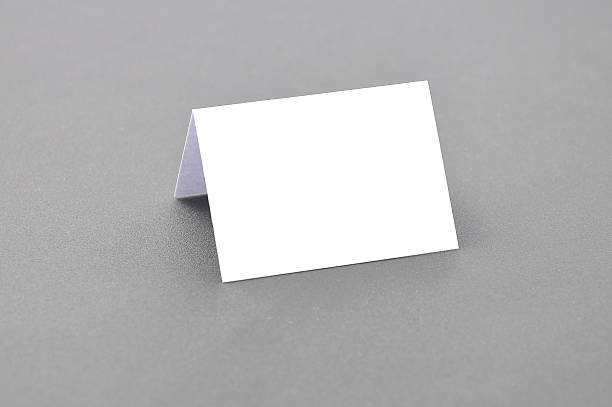
#> input picture findContour/oldimages/2.jpg, 612 x 407 px, found by its file name
$ python findCountours.py   (older library calls are emulated)
#> lines starting #> are read from the running program, lines starting #| are printed output that depends on the picture; after the words box and inside, x2 and y2 are one past the last pixel; in counts of white or black regions, pixels touching at a corner belong together
# notwendige module importieren
import numpy as np # basis fuer opencv
import cv2 # opencv

# bild aus datei einlesen (dateiname entsprechend anpassen!)
img = cv2.imread('../2.jpg',0)
#> img: shape (407, 612); min 22, max 255, mean 182.3


ret,thresh = cv2.threshold(img,127,255,0)
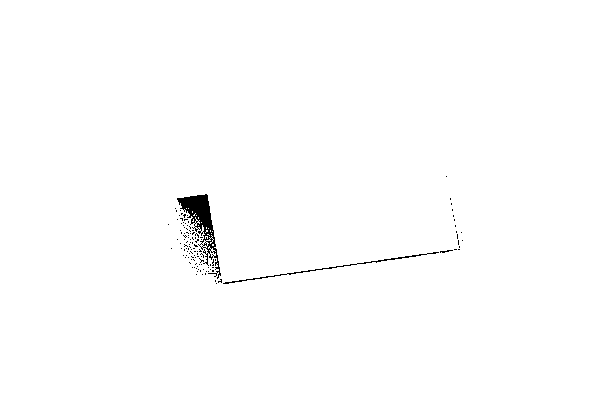
#> thresh: shape (407, 612); 99.3% white; 120 black regions (118 under 20 px), largest, box (x1, y1, x2, y2) and area: (177, 194, 221, 279) 1084, (223, 252, 439, 284) 282
edges = cv2.Canny(img,100,200)
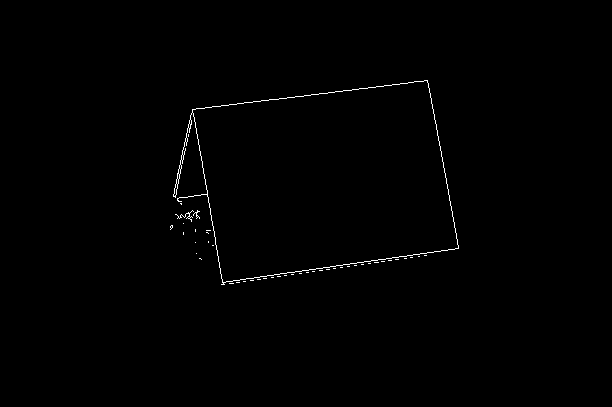
#> edges: shape (407, 612); 0.49% white in thin lines or dots, all inside (x1, y1, x2, y2) = (170, 80, 459, 285)
im2,contours,hierarchy = cv2.findContours(edges, 1, 2)
#> contours = 58 contours, 55 with area under 20; largest, box (x1, y1, x2, y2) and area: (173, 80, 459, 285) 41200, (192, 80, 459, 283) 41091, (173, 183, 178, 197) 26

cnt = contours[0]
#> cnt = [[229, 283], [233, 283]]
M = cv2.moments(cnt)
#> M = moments, m00 0
area = cv2.contourArea(cnt)
#> area = 0
epsilon = 0.1*cv2.arcLength(cnt,True)
#> epsilon = 0.8
approx = cv2.approxPolyDP(cnt,epsilon,True)
#> approx = [[229, 283], [233, 283]]


cv2.drawContours(img, [cnt], -1, (0,0,0), 3)
#> img: shape (407, 612); min 0, max 255, mean 182.3

# eingelesenes bild anzeigen
cv2.imshow('image',img)

# auf tastatureingabe warten
k = cv2.waitKey(0)
#> (key Esc is pressed here)
#k = cv2.waitKey(0) & 0xFF # fuer 64bit

# tastatureingabe auswerten
if k == 27:         # ESC taste beendet das skript
    cv2.destroyAllWindows()
elif k == ord('s'): # taste 's' speichert das ergebnis in ein neues bild
    cv2.imwrite('image-output.png',img)
    cv2.destroyAllWindows()

$ run again, with findContour/oldimages/1.jpg copied over findContour/oldimages/2.jpg
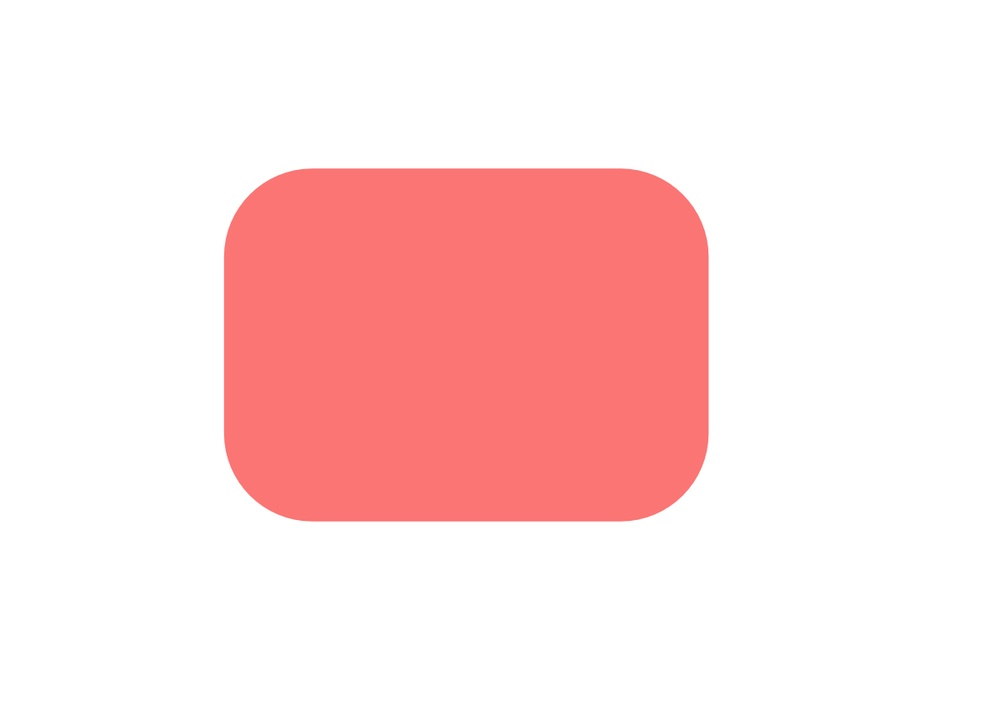
#> input picture findContour/oldimages/1.jpg, 1000 x 705 px, shrunk from 1200 x 846 before the run, found by its file name
#> thresh: shape (705, 1000); every value is 255
#> `edges = cv2.Canny(img,100,200)`:
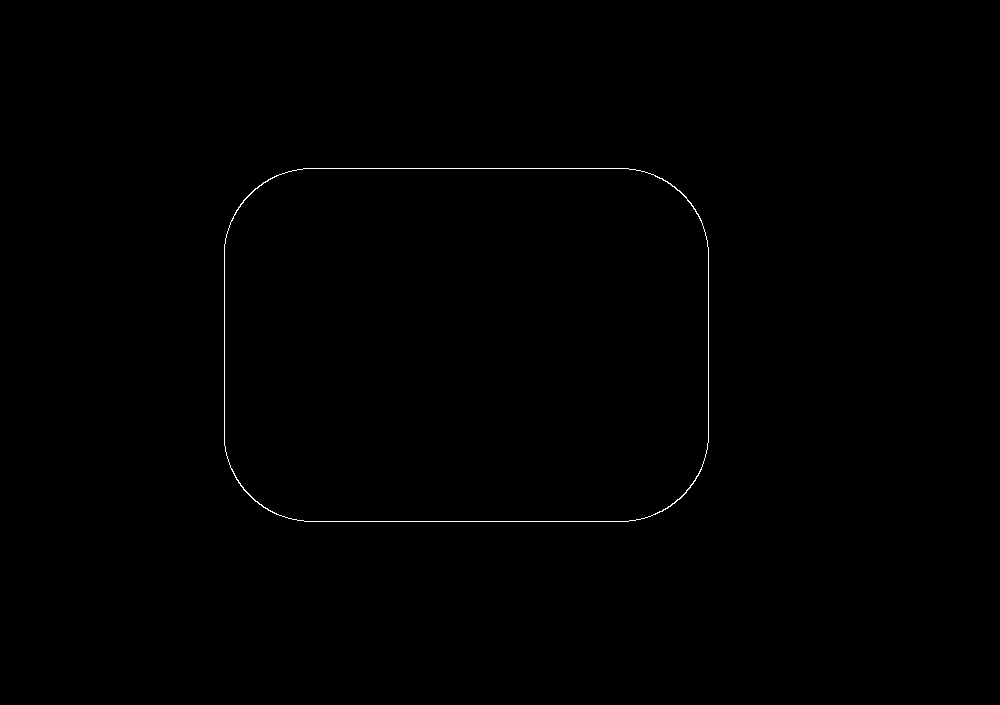
#> edges: shape (705, 1000); 0.23% white in thin lines or dots, all inside (x1, y1, x2, y2) = (224, 168, 709, 522)
#> contours = 2 contours; box (x1, y1, x2, y2) and area: (224, 168, 709, 522) 164309, (224, 168, 709, 522) 164161
#> cnt = contour of 240 points, box (x1, y1, x2, y2) (224, 168, 709, 522), area 164161
#> M = moments, m00 164161, centre m10/m00, m01/m00 = (465.9, 344.5)
#> area = 164161
#> epsilon = 155.2
#> approx = [[236, 211], [661, 178], [698, 474], [269, 510]]
#> `cv2.drawContours(img, [cnt], -1, (0,0,0), 3)`:
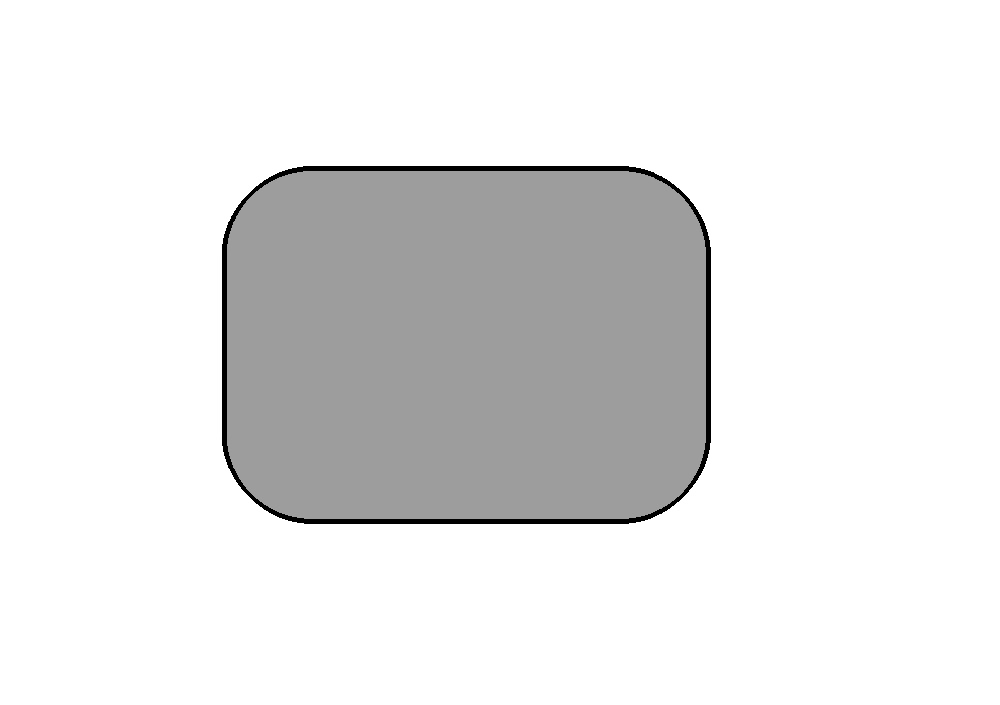
#> img: shape (705, 1000); min 0, max 255, mean 230

$ run again, with findContour/oldimages/3.jpg copied over findContour/oldimages/2.jpg
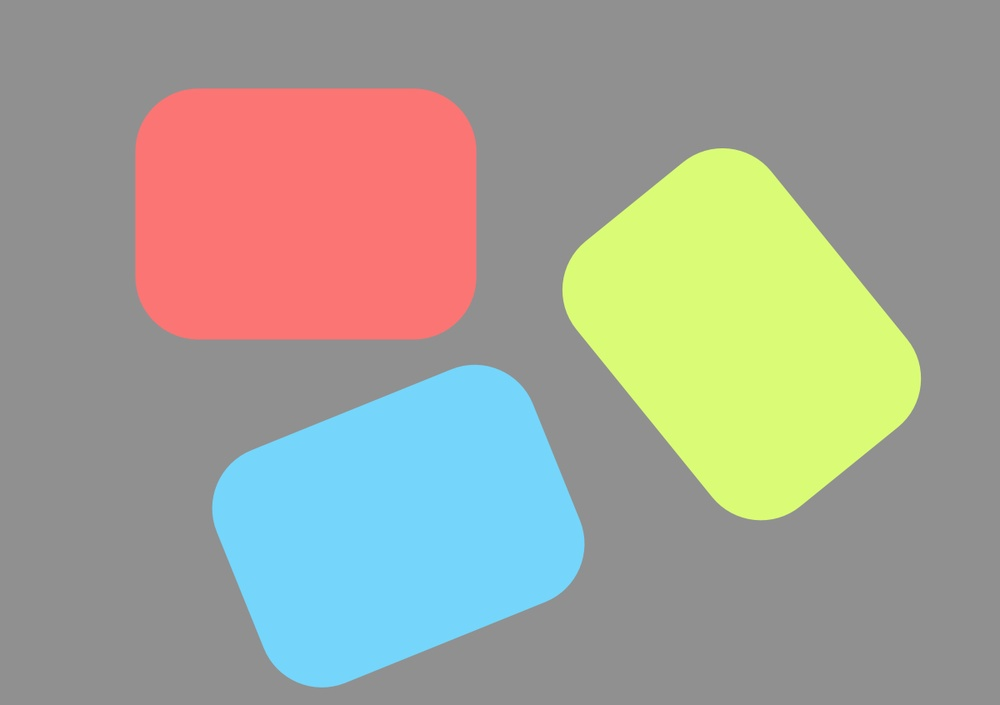
#> input picture findContour/oldimages/3.jpg, 1000 x 705 px, shrunk from 1200 x 846 before the run, found by its file name
#> thresh: shape (705, 1000); every value is 255
#> `edges = cv2.Canny(img,100,200)`:
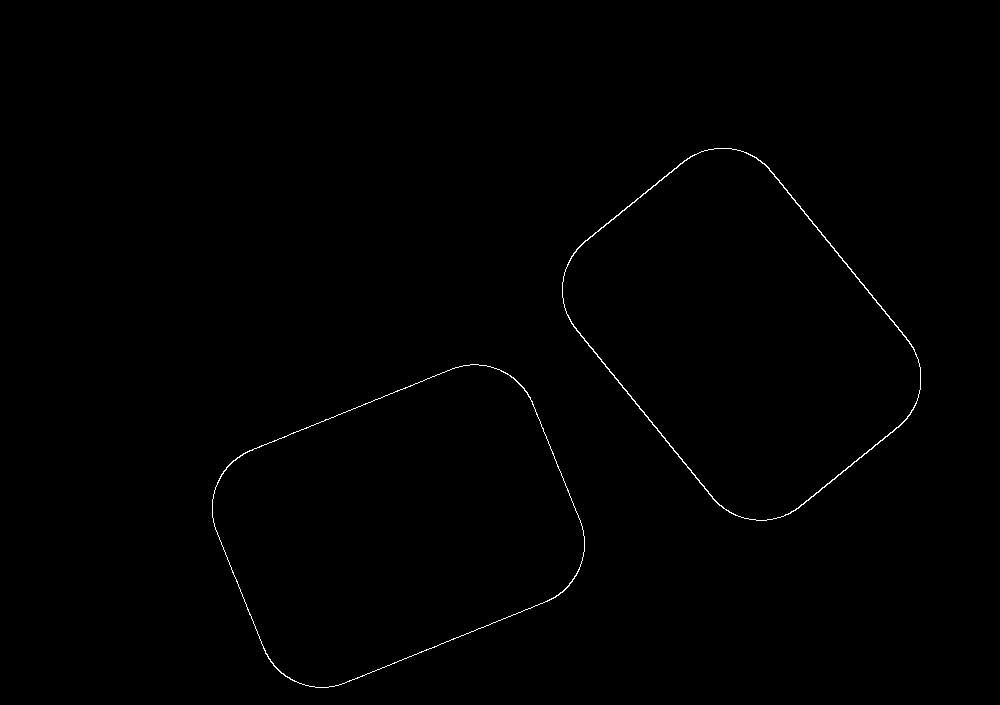
#> edges: shape (705, 1000); 0.36% white in thin lines or dots, all inside (x1, y1, x2, y2) = (212, 148, 921, 688)
#> contours = 4 contours; box (x1, y1, x2, y2) and area: (562, 148, 921, 521) 82450, (212, 364, 585, 688) 82240, (212, 364, 585, 688) 82106, (562, 148, 921, 521) 81918
#> cnt = contour of 688 points, box (x1, y1, x2, y2) (212, 364, 585, 688), area 82106
#> M = moments, m00 82106.5, centre m10/m00, m01/m00 = (397.9, 525.6)
#> area = 82106.5
#> epsilon = 115.3
#> approx = [[508, 374], [572, 580], [286, 676], [223, 472]]
#> `cv2.drawContours(img, [cnt], -1, (0,0,0), 3)`:
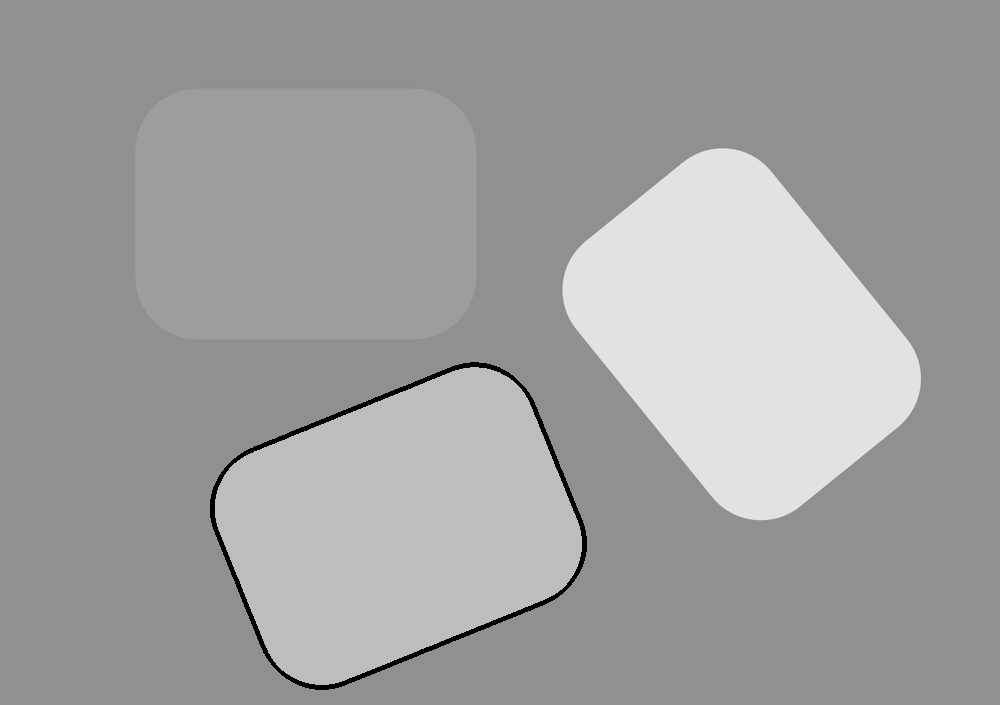
#> img: shape (705, 1000); min 0, max 234, mean 159.2

$ run again, with findContour/oldimages/4.jpg copied over findContour/oldimages/2.jpg
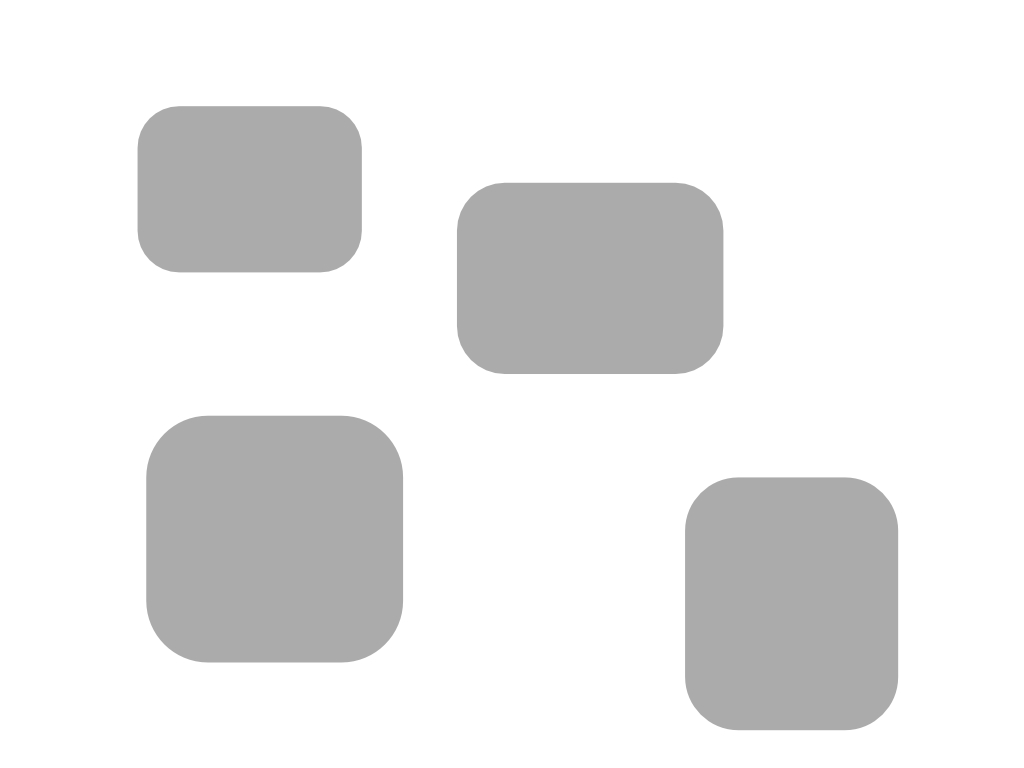
#> input picture findContour/oldimages/4.jpg, 1024 x 768 px, found by its file name
#> img is the input picture: shape (768, 1024); min 170, max 255, mean 234
#> thresh: shape (768, 1024); every value is 255
#> `edges = cv2.Canny(img,100,200)`:
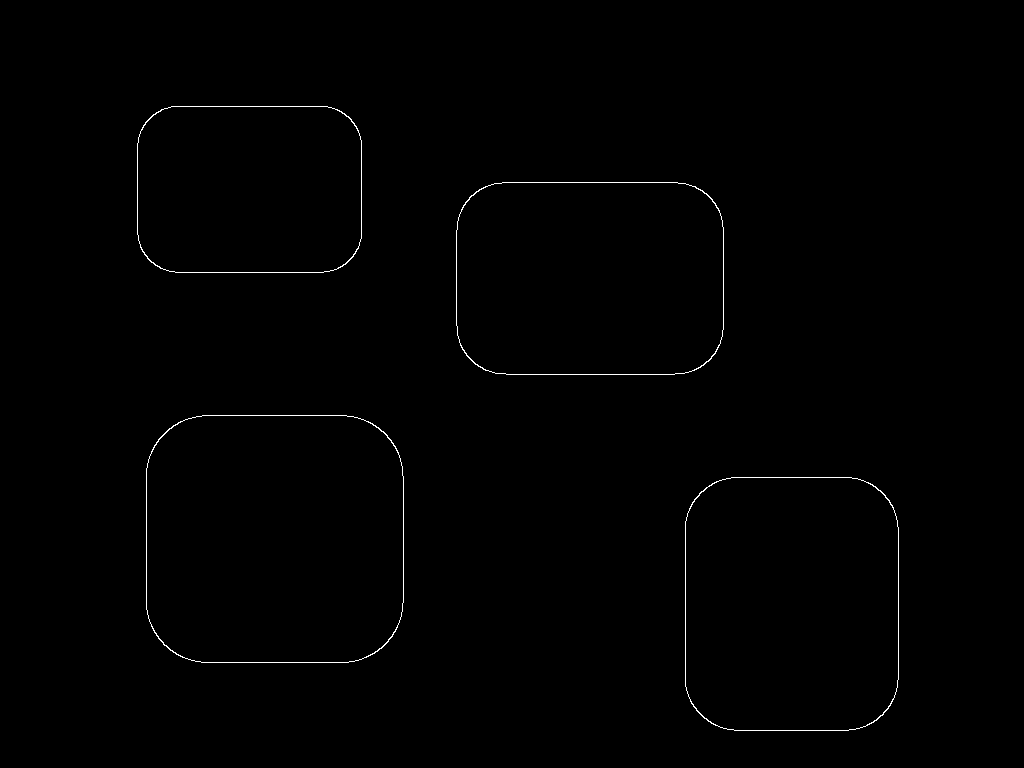
#> edges: shape (768, 1024); 0.44% white in thin lines or dots, all inside (x1, y1, x2, y2) = (137, 106, 899, 731)
#> contours = 8 contours; box (x1, y1, x2, y2) and area: (146, 415, 404, 663) 60200, (146, 415, 404, 663) 60098, (685, 477, 899, 731) 51460, (685, 477, 899, 731) 51374, (456, 182, 724, 375) 49164, (456, 182, 724, 375) 49082, (137, 106, 362, 273) 35744, (137, 106, 362, 273) 35674
#> cnt = contour of 150 points, box (x1, y1, x2, y2) (685, 477, 899, 731), area 51374
#> M = moments, m00 51374.5, centre m10/m00, m01/m00 = (791.4, 603.4)
#> area = 51374.5
#> epsilon = 85.76
#> approx = [[708, 486], [889, 501], [875, 720], [693, 705]]
#> `cv2.drawContours(img, [cnt], -1, (0,0,0), 3)`:
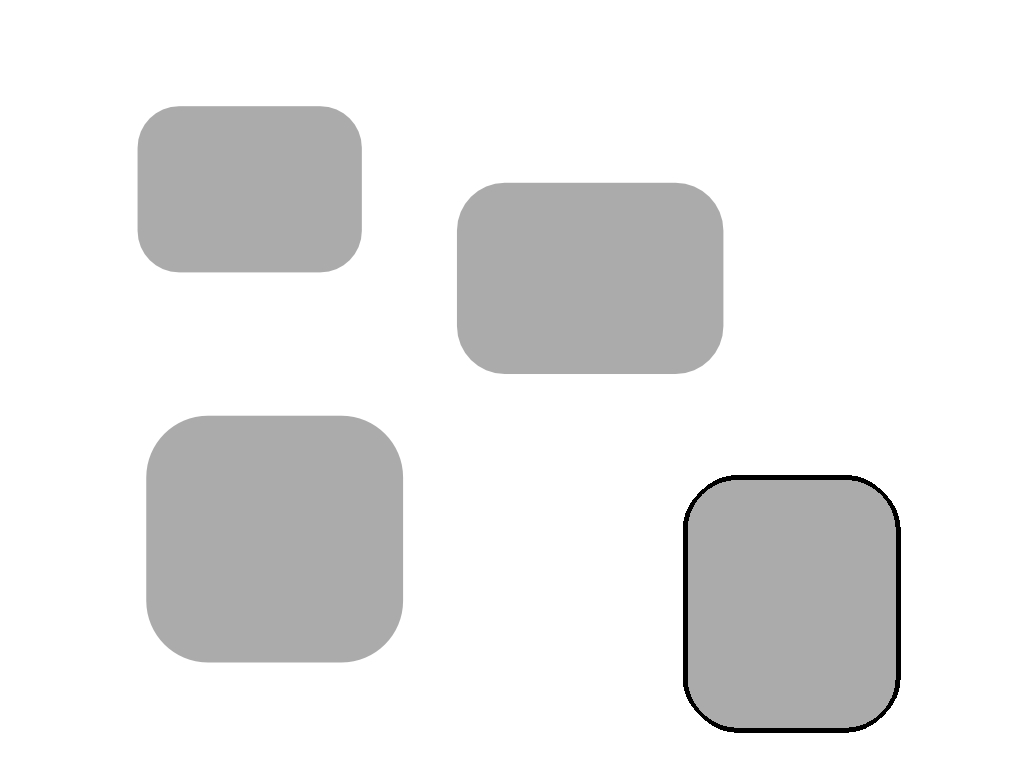
#> img: shape (768, 1024); 0.51% of pixels changed, all inside (x1, y1, x2, y2) = (683, 475, 901, 733)
